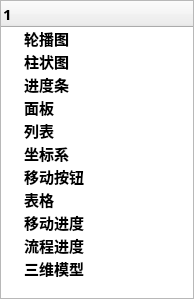
<?xml version="1.0" encoding="UTF-8"?>
<ui version="4.0">
 <class>ControlTreeWidget</class>
 <widget class="QWidget" name="ControlTreeWidget">
  <property name="geometry">
   <rect>
    <x>0</x>
    <y>0</y>
    <width>194</width>
    <height>299</height>
   </rect>
  </property>
  <property name="windowTitle">
   <string>Form</string>
  </property>
  <layout class="QVBoxLayout" name="verticalLayout">
   <property name="spacing">
    <number>0</number>
   </property>
   <property name="leftMargin">
    <number>0</number>
   </property>
   <property name="topMargin">
    <number>0</number>
   </property>
   <property name="rightMargin">
    <number>0</number>
   </property>
   <property name="bottomMargin">
    <number>0</number>
   </property>
   <item>
    <widget class="QTreeWidget" name="treeWidgetMenu">
     <property name="font">
      <font>
       <family>微软雅黑</family>
       <pointsize>11</pointsize>
       <weight>75</weight>
       <bold>true</bold>
      </font>
     </property>
     <column>
      <property name="text">
       <string notr="true">1</string>
      </property>
     </column>
     <item>
      <property name="text">
       <string>轮播图</string>
      </property>
      <property name="textAlignment">
       <set>AlignLeading|AlignVCenter</set>
      </property>
      <property name="icon">
       <iconset>
        <normalon>:/res/res/image/image.png</normalon>
       </iconset>
      </property>
     </item>
     <item>
      <property name="text">
       <string>柱状图</string>
      </property>
      <property name="icon">
       <iconset resource="../res.qrc">
        <normaloff>:/res/res/image/image.png</normaloff>:/res/res/image/image.png</iconset>
      </property>
     </item>
     <item>
      <property name="text">
       <string>进度条</string>
      </property>
      <property name="icon">
       <iconset resource="../res.qrc">
        <normaloff>:/res/res/image/image.png</normaloff>:/res/res/image/image.png</iconset>
      </property>
     </item>
     <item>
      <property name="text">
       <string>面板</string>
      </property>
      <property name="icon">
       <iconset resource="../res.qrc">
        <normaloff>:/res/res/image/image.png</normaloff>:/res/res/image/image.png</iconset>
      </property>
     </item>
     <item>
      <property name="text">
       <string>列表</string>
      </property>
      <property name="icon">
       <iconset resource="../res.qrc">
        <normaloff>:/res/res/image/image.png</normaloff>:/res/res/image/image.png</iconset>
      </property>
     </item>
     <item>
      <property name="text">
       <string>坐标系</string>
      </property>
      <property name="icon">
       <iconset resource="../res.qrc">
        <normaloff>:/res/res/image/image.png</normaloff>:/res/res/image/image.png</iconset>
      </property>
     </item>
     <item>
      <property name="text">
       <string>移动按钮</string>
      </property>
      <property name="icon">
       <iconset resource="../res.qrc">
        <normaloff>:/res/res/image/image.png</normaloff>:/res/res/image/image.png</iconset>
      </property>
     </item>
     <item>
      <property name="text">
       <string>表格</string>
      </property>
      <property name="icon">
       <iconset resource="../res.qrc">
        <normaloff>:/res/res/image/image.png</normaloff>:/res/res/image/image.png</iconset>
      </property>
     </item>
     <item>
      <property name="text">
       <string>移动进度</string>
      </property>
      <property name="icon">
       <iconset resource="../res.qrc">
        <normaloff>:/res/res/image/image.png</normaloff>:/res/res/image/image.png</iconset>
      </property>
     </item>
     <item>
      <property name="text">
       <string>流程进度</string>
      </property>
      <property name="icon">
       <iconset>
        <normalon>:/res/res/image/image.png</normalon>
       </iconset>
      </property>
     </item>
     <item>
      <property name="text">
       <string>三维模型</string>
      </property>
      <property name="icon">
       <iconset resource="../res.qrc">
        <normaloff>:/res/res/image/image.png</normaloff>:/res/res/image/image.png</iconset>
      </property>
     </item>
    </widget>
   </item>
  </layout>
 </widget>
 <resources>
  <include location="../res.qrc"/>
 </resources>
 <connections/>
</ui>
